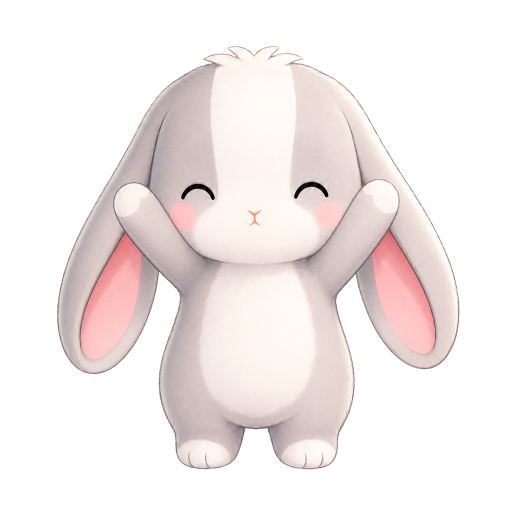
#> input picture assets/mascot/core/tumi_happy.png, 1024 x 1024 px (shown at 1/2 size)
$ python gen_launch_image.py
#> lines starting #> are read from the running program, lines starting #| are printed output that depends on the picture
#!/usr/bin/env python3
"""產生 iOS 原生啟動畫面的圖，讓它與 Flutter 的 `_StartupSplash` 接得上。

**為什麼需要這個**：原生啟動畫面（LaunchScreen.storyboard）在 Flutter 引擎起來
之前就顯示，它是使用者看到的第一幀。專案原本用的是 Flutter 樣板附的
1×1 空白圖，所以那段時間畫面上什麼都沒有——app 的第一印象是一片白。

**設計對齊**：這張圖複製 `main.dart` 的 `_StartupSplash`：
- 三段垂直漸層 #FFF7EE → #FFE5D3 → #EAF5EF
- 中央 138pt 白圓（82% 不透明）＋ 暖棕陰影，裡面放 tumi_happy
- 圓心在畫面中心**上方 28.3pt**（Flutter 那邊是 SafeArea 置中整個 Column，
  實拍量出來的偏移；改 Column 內容時這個數字要重量）

**刻意不畫標題與進度條**：標題是中文，runtime 走系統 CJK fallback，PIL 湊不出
一模一樣的字，硬做反而會在接手瞬間跳字。留給 Flutter 畫，讀起來像「醒過來」。

用法：python3 scripts/gen_launch_image.py
"""
from PIL import Image, ImageDraw, ImageFilter
import os

ROOT = os.path.dirname(os.path.dirname(os.path.abspath(__file__)))
OUT = os.path.join(ROOT, 'ios/Runner/Assets.xcassets/LaunchImage.imageset')
MASCOT = os.path.join(ROOT, 'assets/mascot/core/tumi_happy.png')

# 邏輯尺寸以 14 Pro Max 為基準（專案的校準機型）。
BASE_W, BASE_H = 430, 932
CIRCLE_PT = 138
CIRCLE_PAD_PT = 18
CIRCLE_DY_PT = -28.3  # 圓心相對畫面中心的位移，實拍量得
GRADIENT = [(0xFF, 0xF7, 0xEE), (0xFF, 0xE5, 0xD3), (0xEA, 0xF5, 0xEF)]
SHADOW_RGB = (0xB9, 0x78, 0x56)


def lerp(a, b, t):
    return tuple(round(x + (y - x) * t) for x, y in zip(a, b))


def build(scale: int) -> Image.Image:
#> called with scale = 1
    w, h = BASE_W * scale, BASE_H * scale
    img = Image.new('RGB', (w, h))
#> img: PIL image 430x932 RGB; every value is 0
    d = ImageDraw.Draw(img)

    # 三段漸層：0 → 0.5 → 1
    for y in range(h):
        t = y / max(h - 1, 1)
        if t < 0.5:
            c = lerp(GRADIENT[0], GRADIENT[1], t / 0.5)
        else:
            c = lerp(GRADIENT[1], GRADIENT[2], (t - 0.5) / 0.5)
        d.line([(0, y), (w, y)], fill=c)

    diameter = CIRCLE_PT * scale
    cx = w / 2
    cy = h / 2 + CIRCLE_DY_PT * scale
    box = [cx - diameter / 2, cy - diameter / 2, cx + diameter / 2, cy + diameter / 2]

    # 暖棕陰影：blur 28、offset (0,16)，與 Flutter 的 BoxShadow 對齊
    shadow = Image.new('RGBA', (w, h), (0, 0, 0, 0))
#> shadow: PIL image 430x932 RGBA; every value is 0
    sd = ImageDraw.Draw(shadow)
    sd.ellipse(
        [box[0], box[1] + 16 * scale, box[2], box[3] + 16 * scale],
        fill=SHADOW_RGB + (46,),  # 0.18 alpha
    )
    shadow = shadow.filter(ImageFilter.GaussianBlur(28 * scale / 2))
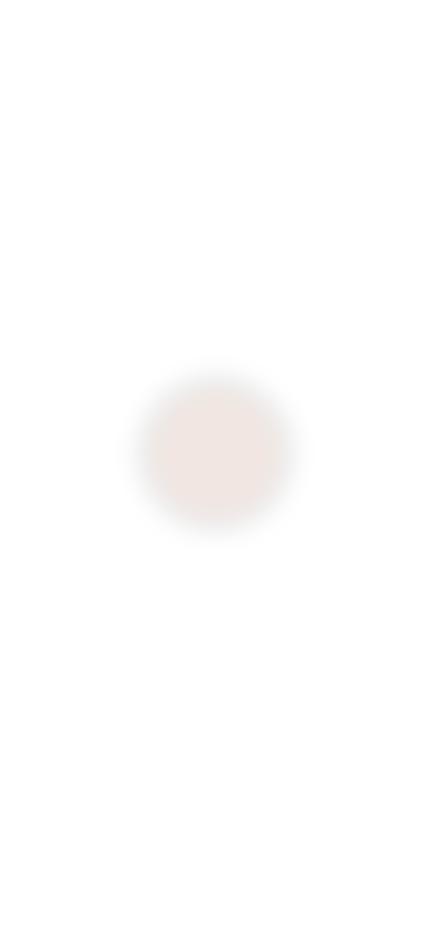
#> shadow: PIL image 430x932 RGBA; mean R, G, B, A 7, 4.5, 3.3, 1.7; transparent parts drawn white
    img = Image.alpha_composite(img.convert('RGBA'), shadow)
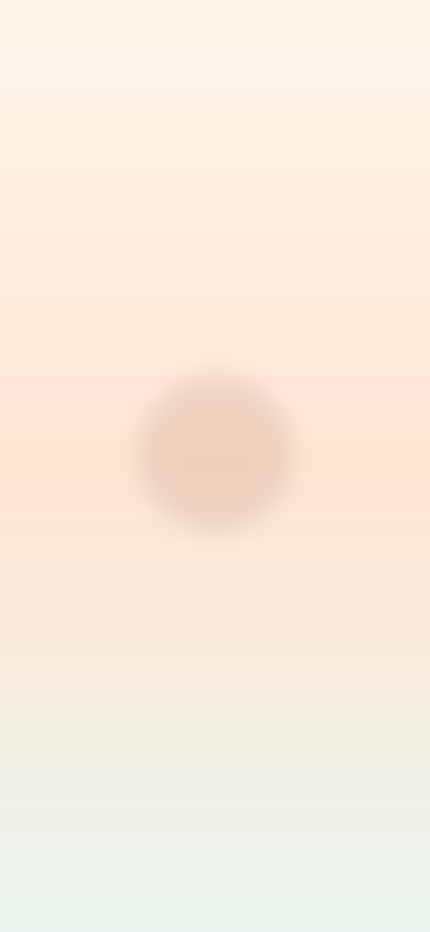
#> img: PIL image 430x932 RGBA; mean R, G, B, A 249, 236.6, 223.8, 255

    # 白圓 82%
    circle = Image.new('RGBA', (w, h), (0, 0, 0, 0))
    ImageDraw.Draw(circle).ellipse(box, fill=(255, 255, 255, 209))
    img = Image.alpha_composite(img, circle)
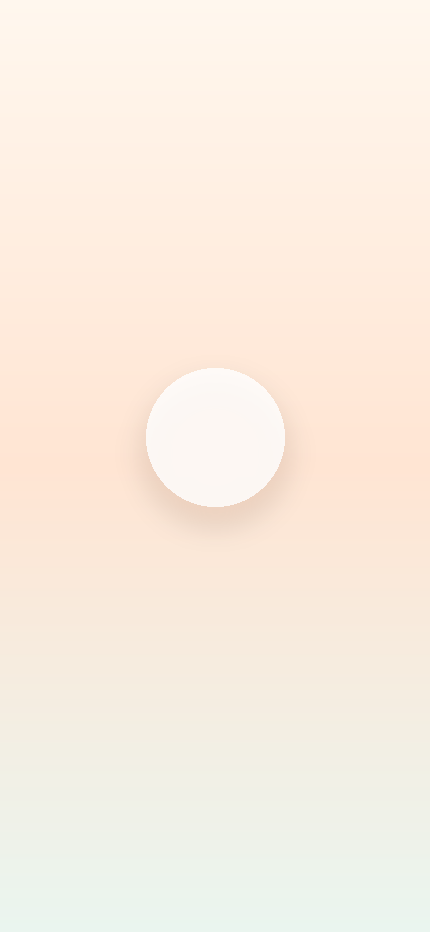
#> img: PIL image 430x932 RGBA; mean R, G, B, A 249.4, 237.9, 225.7, 255

    # 兔咪：contain 進扣掉 padding 的方框
    inner = diameter - 2 * CIRCLE_PAD_PT * scale
    m = Image.open(MASCOT).convert('RGBA')
#> m is the input picture: PIL image 1024x1024 RGBA; mean R, G, B, A 93.3, 86, 84.8, 104.7
    m.thumbnail((int(inner), int(inner)), Image.LANCZOS)
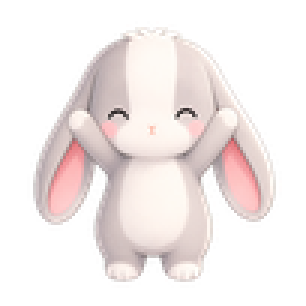
#> m: PIL image 102x102 RGBA (shown 3 times larger); mean R, G, B, A 103.2, 95.2, 93.7, 104.7; transparent parts drawn white
    img.alpha_composite(m, (int(cx - m.width / 2), int(cy - m.height / 2)))

    return img.convert('RGB')


def main():
    for scale, name in [(1, 'LaunchImage.png'), (2, 'LaunchImage@2x.png'),
                        (3, 'LaunchImage@3x.png')]:
        p = os.path.join(OUT, name)
        build(scale).save(p)
        print(f'{name}  {BASE_W * scale}x{BASE_H * scale}')


if __name__ == '__main__':
    main()
